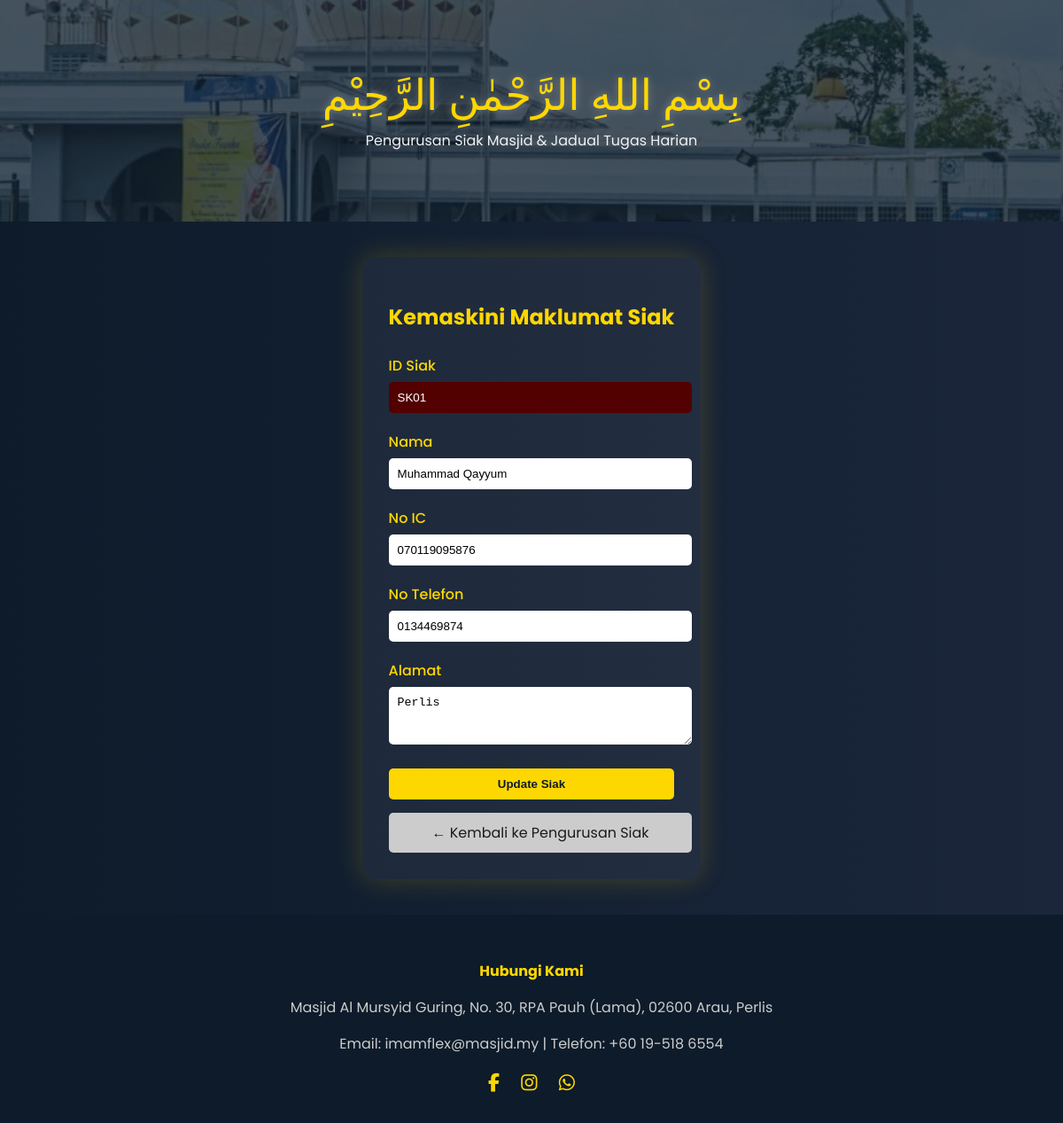
The app's page /edit_siak/SK01/ with its own data.
### ImamFlex/models.py (models this page shows, shortened)
class MosqueStaff(models.Model):
    name = models.CharField(max_length=100)
    ic_number = models.CharField(max_length=12, unique=True)
    contact_number = models.CharField(max_length=15)
    address = models.TextField(blank=True, null=True)
    availability = models.BooleanField(default=True)
    email = models.EmailField(blank=True, null=True)
    profile_picture = models.ImageField(upload_to='profile_pics/', null=True, blank=True)
    class Meta:
        abstract = True

class Siak(MosqueStaff):
    siak_id = models.CharField(max_length=10, primary_key=True)
    password = models.CharField(max_length=20)

### ImamFlex/views.py (the view, shortened to what this page needs)
# urls.py: path('edit_siak/<str:siak_id>/', views.edit_siak, name='edit_siak'),
def edit_siak(request, siak_id):
    siak = get_object_or_404(Siak, siak_id=siak_id)
    return render(request, 'admin/editSiak.html', {'siak': siak})

### ImamFlex/templates/admin/editSiak.html (shortened to what this page needs)
{% load static %}
<!DOCTYPE html>
<html lang="en">
<head>
</head>
<body>
  <div class="header-img">
    <div>
      <div class="bismillah">بِسْمِ اللهِ الرَّحْمٰنِ الرَّحِيْمِ</div>
      <div class="tagline">Pengurusan Siak Masjid & Jadual Tugas Harian</div>
    </div>
  </div>
  <div class="content">
    <h2>Kemaskini Maklumat Siak</h2>
    <form method="POST" onsubmit="return confirmUpdate()">
      <div class="form-group">
        <label for="siak_id">ID Siak</label>
        <input type="text" id="siak_id" name="siak_id" value="{{ siak.siak_id }}" readonly>
      </div>
      <div class="form-group">
        <label for="name">Nama</label>
        <input type="text" id="name" name="name" value="{{ siak.name }}" required>
      </div>
      <div class="form-group">
        <label for="ic_number">No IC</label>
        <input type="text" id="ic_number" name="ic_number" value="{{ siak.ic_number }}" required>
      </div>
      <div class="form-group">
        <label for="contact_number">No Telefon</label>
        <input type="text" id="contact_number" name="contact_number" value="{{ siak.contact_number }}" required>
      </div>
      <div class="form-group">
        <label for="address">Alamat</label>
        <textarea id="address" name="address" rows="3" required>{{ siak.address }}</textarea>
      </div>
      <button type="submit" class="btn btn-update">Update Siak</button>
    </form>
    <a href="{% url 'siak_management' %}" class="btn-back">← Kembali ke Pengurusan Siak</a>
  </div>
  <div class="footer">
    <h4>Hubungi Kami</h4>
    <p>Masjid Al Mursyid Guring, No. 30, RPA Pauh (Lama), 02600 Arau, Perlis</p>
    <p>Email: imamflex@masjid.my | Telefon: +60 19-518 6554</p>
    <div class="social-icons">
      <a href="https://www.facebook.com/profile.php?id=100069456158805"><i class="fab fa-facebook-f"></i></a>
      <a href="#"><i class="fab fa-instagram"></i></a>
      <a href="#"><i class="fab fa-whatsapp"></i></a>
    </div>
  </div>
</body>
</html>

### records on screen
Siak: siak_id "SK01", name "Muhammad Qayyum", ic_number "070119095876", contact_number "0134469874", address "Perlis"
